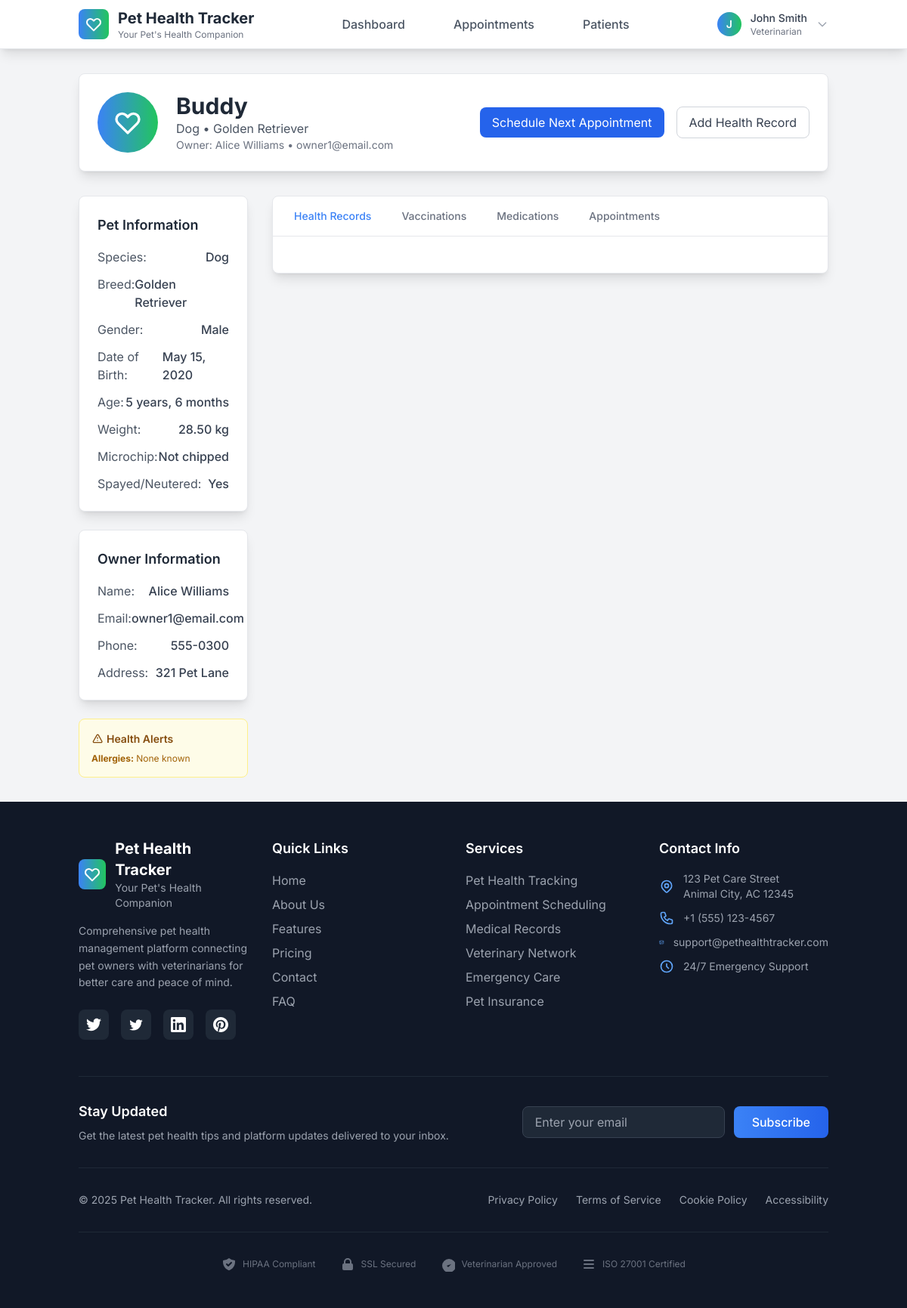
/vet_pet_details.php?pet_id=1 (signed in), run on the app's committed database.
### tables this page shows
CREATE TABLE `pets` (
  `id` INT UNSIGNED NOT NULL AUTO_INCREMENT,
  `owner_id` INT UNSIGNED NOT NULL,
  `name` VARCHAR(100) NOT NULL,
  `species` VARCHAR(50) NOT NULL,
  `breed` VARCHAR(100),
  `gender` ENUM('male','female','unknown') DEFAULT 'unknown',
  `dob` DATE,
  `weight` DECIMAL(5,2),
  `color` VARCHAR(100),
  `microchip_id` VARCHAR(50),
  `is_spayed_neutered` TINYINT(1) DEFAULT 0,
  `allergies` TEXT,
  `medications` TEXT,
  `special_needs` TEXT,
  `notes` TEXT,
  `emergency_contact` VARCHAR(255),
  `emergency_phone` VARCHAR(20),
  `photo_url` VARCHAR(500),
  `is_active` TINYINT(1) DEFAULT 1,
  `created_at` TIMESTAMP NOT NULL DEFAULT CURRENT_TIMESTAMP,
  `updated_at` TIMESTAMP NOT NULL DEFAULT CURRENT_TIMESTAMP ON UPDATE CURRENT_TIMESTAMP,
  PRIMARY KEY (`id`),
  UNIQUE KEY `uq_pets_microchip` (`microchip_id`),
  KEY `idx_pets_owner` (`owner_id`),
  KEY `idx_pets_species` (`species`),
  CONSTRAINT `fk_pets_owner` FOREIGN KEY (`owner_id`) REFERENCES `users` (`id`) ON DELETE CASCADE
);

CREATE TABLE `users` (
  `id` INT UNSIGNED NOT NULL AUTO_INCREMENT,
  `email` VARCHAR(255) NOT NULL,
  `password` VARCHAR(255) NOT NULL,
  `role` ENUM('pet_owner','veterinarian','admin') NOT NULL DEFAULT 'pet_owner',
  `name` VARCHAR(255),
  `first_name` VARCHAR(100) NOT NULL,
  `last_name` VARCHAR(100) NOT NULL,
  `phone` VARCHAR(20),
  `address` TEXT,
  `city` VARCHAR(100),
  `state` VARCHAR(50),
  `zip_code` VARCHAR(10),
  `bio` TEXT,
  `emergency_contact` VARCHAR(255),
  `emergency_phone` VARCHAR(20),
  `is_active` TINYINT(1) NOT NULL DEFAULT 1,
  `email_verified` TINYINT(1) NOT NULL DEFAULT 0,
  `last_login` TIMESTAMP NULL DEFAULT NULL,
  `notification_preferences` JSON NULL,
  `privacy_settings` JSON NULL,
  `deletion_requested` TINYINT(1) NOT NULL DEFAULT 0,
  `deletion_reason` TEXT,
  `deletion_requested_at` TIMESTAMP NULL DEFAULT NULL,
  `created_at` TIMESTAMP NOT NULL DEFAULT CURRENT_TIMESTAMP,
  `updated_at` TIMESTAMP NOT NULL DEFAULT CURRENT_TIMESTAMP ON UPDATE CURRENT_TIMESTAMP,
  PRIMARY KEY (`id`),
  UNIQUE KEY `uq_users_email` (`email`),
  KEY `idx_users_role` (`role`)
);

### vet_pet_details.php (the view, shortened to what this page needs)
<?php
require 'db.php';
$pet_id = $_GET['pet_id'] ?? 0;
$pet_query = "
    SELECT p.*, u.first_name as owner_first_name, u.last_name as owner_last_name,
           u.email as owner_email, u.phone as owner_phone, u.address as owner_address
    FROM pets p
    JOIN users u ON p.owner_id = u.id
    WHERE p.id = ?
";
$pet_stmt = $conn->prepare($pet_query);
$pet_stmt->bind_param("i", $pet_id);
$pet_stmt->execute();
$pet_result = $pet_stmt->get_result();
$pet = $pet_result->fetch_assoc();
?>
<!DOCTYPE html>
<html lang="en">
<head>
    <script src="https://cdn.tailwindcss.com"></script>
    <link href="assets/css/tailwind.css" rel="stylesheet">
</head>
<body class="bg-gray-100 min-h-screen">
    <?php include 'includes/header.php'; ?>
    <div class="container mx-auto px-4 py-8">
        <div class="bg-white rounded-lg shadow-lg border border-gray-200 p-6 mb-8">
            <div class="flex items-center justify-between">
                <div class="flex items-center space-x-6">
                    <div class="w-20 h-20 bg-gradient-to-r from-blue-500 to-green-500 rounded-full flex items-center justify-center">
                        <svg class="w-10 h-10 text-white" fill="none" stroke="currentColor" viewBox="0 0 24 24">
                            <path stroke-linecap="round" stroke-linejoin="round" stroke-width="2" d="M4.318 6.318a4.5 4.5 0 000 6.364L12 20.364l7.682-7.682a4.5 4.5 0 00-6.364-6.364L12 7.636l-1.318-1.318a4.5 4.5 0 00-6.364 0z"></path>
                        </svg>
                    </div>
                    <div>
                        <h1 class="text-3xl font-bold text-gray-800"><?php echo htmlspecialchars($pet['name']); ?></h1>
                        <p class="text-gray-600"><?php echo htmlspecialchars($pet['species']); ?> • <?php echo htmlspecialchars($pet['breed'] ?? 'Mixed'); ?></p>
                        <p class="text-sm text-gray-500">
                            Owner: <?php echo htmlspecialchars($pet['owner_first_name'] . ' ' . $pet['owner_last_name']); ?>
                            • <?php echo htmlspecialchars($pet['owner_email']); ?>
                        </p>
                    </div>
                </div>
                <div class="flex items-center space-x-4">
                    <button id="scheduleAppointmentBtn" class="px-4 py-2 bg-blue-600 text-white rounded-lg hover:bg-blue-700 transition-colors duration-200">
                        Schedule Next Appointment
                    </button>
                    <button onclick="openHealthRecordModal()"
                            class="px-4 py-2 border border-gray-300 text-gray-700 rounded-lg hover:bg-gray-50 transition-colors duration-200">
                        Add Health Record
                    </button>
                </div>
            </div>
        </div>
        <div class="grid lg:grid-cols-4 gap-8">
            <div class="space-y-6">
                <div class="bg-white rounded-lg shadow-lg border border-gray-200 p-6">
                    <h2 class="text-lg font-semibold text-gray-800 mb-4">Pet Information</h2>
                    <div class="space-y-3">
                        <div class="flex justify-between">
                            <span class="text-gray-600">Species:</span>
                            <span class="font-medium"><?php echo htmlspecialchars($pet['species']); ?></span>
                        </div>
                        <div class="flex justify-between">
                            <span class="text-gray-600">Breed:</span>
                            <span class="font-medium"><?php echo htmlspecialchars($pet['breed'] ?? 'Mixed'); ?></span>
                        </div>
                        <div class="flex justify-between">
                            <span class="text-gray-600">Gender:</span>
                            <span class="font-medium"><?php echo ucfirst($pet['gender']); ?></span>
                        </div>
                        <div class="flex justify-between">
                            <span class="text-gray-600">Date of Birth:</span>
                            <span class="font-medium">
                                <?php
                                if ($pet['dob']) {
                                    echo date('M j, Y', strtotime($pet['dob']));
                                } else {
                                    echo 'Unknown';
                                }
                                ?>
                            </span>
                        </div>
                        <div class="flex justify-between">
                            <span class="text-gray-600">Age:</span>
                            <span class="font-medium">
                                <?php
                                if ($pet['dob']) {
                                    $birth = new DateTime($pet['dob']);
                                    $now = new DateTime();
                                    $age = $birth->diff($now);
                                    echo $age->y . ' years, ' . $age->m . ' months';
                                } else {
                                    echo 'Unknown';
                                }
                                ?>
                            </span>
                        </div>
                        <?php if ($pet['weight']): ?>
                        <div class="flex justify-between">
                            <span class="text-gray-600">Weight:</span>
                            <span class="font-medium"><?php echo $pet['weight']; ?> kg</span>
                        </div>
                        <?php endif; ?>
                        <div class="flex justify-between">
                            <span class="text-gray-600">Microchip:</span>
                            <span class="font-medium"><?php echo $pet['microchip_id'] ?: 'Not chipped'; ?></span>
                        </div>
                        <div class="flex justify-between">
                            <span class="text-gray-600">Spayed/Neutered:</span>
                            <span class="font-medium"><?php echo $pet['is_spayed_neutered'] ? 'Yes' : 'No'; ?></span>
                        </div>
                    </div>
                </div>
                <div class="bg-white rounded-lg shadow-lg border border-gray-200 p-6">
                    <h2 class="text-lg font-semibold text-gray-800 mb-4">Owner Information</h2>
                    <div class="space-y-3">
                        <div class="flex justify-between">
                            <span class="text-gray-600">Name:</span>
                            <span class="font-medium"><?php echo htmlspecialchars($pet['owner_first_name'] . ' ' . $pet['owner_last_name']); ?></span>
                        </div>
                        <div class="flex justify-between">
                            <span class="text-gray-600">Email:</span>
                            <span class="font-medium"><?php echo htmlspecialchars($pet['owner_email']); ?></span>
                        </div>
                        <?php if ($pet['owner_phone']): ?>
                        <div class="flex justify-between">
                            <span class="text-gray-600">Phone:</span>
                            <span class="font-medium"><?php echo htmlspecialchars($pet['owner_phone']); ?></span>
                        </div>
                        <?php endif; ?>
                        <?php if ($pet['owner_address']): ?>
                        <div class="flex justify-between">
                            <span class="text-gray-600">Address:</span>
                            <span class="font-medium"><?php echo htmlspecialchars($pet['owner_address']); ?></span>
                        </div>
                        <?php endif; ?>
                    </div>
                </div>
                <?php if ($pet['allergies'] || $pet['special_needs'] || $pet['medications']): ?>
                <div class="bg-yellow-50 border border-yellow-200 rounded-lg p-4">
                    <h3 class="text-sm font-semibold text-yellow-800 mb-2 flex items-center">
                        <svg class="w-4 h-4 mr-1" fill="none" stroke="currentColor" viewBox="0 0 24 24">
                            <path stroke-linecap="round" stroke-linejoin="round" stroke-width="2" d="M12 9v2m0 4h.01m-6.938 4h13.856c1.54 0 2.502-1.667 1.732-2.5L13.732 4c-.77-.833-1.964-.833-2.732 0L3.732 16.5c-.77.833.192 2.5 1.732 2.5z"></path>
                        </svg>
                        Health Alerts
                    </h3>
                    <div class="space-y-2 text-xs text-yellow-700">
                        <?php if ($pet['allergies']): ?>
                            <div><strong>Allergies:</strong> <?php echo htmlspecialchars($pet['allergies']); ?></div>
                        <?php endif; ?>
                    </div>
                </div>
                <?php endif; ?>
            </div>
            <div class="lg:col-span-3">
                <div class="bg-white rounded-lg shadow-lg border border-gray-200">
                    <div class="border-b border-gray-200">
                        <nav class="flex space-x-8 px-6" aria-label="Tabs">
                            <button onclick="showTab('health-records')" id="tab-health-records" class="tab-button active py-4 px-1 border-b-2 border-blue-500 font-medium text-sm text-blue-600">
                                Health Records
                            </button>
                            <button onclick="showTab('vaccinations')" id="tab-vaccinations" class="tab-button py-4 px-1 border-b-2 border-transparent font-medium text-sm text-gray-500 hover:text-gray-700 hover:border-gray-300">
                                Vaccinations
                            </button>
                            <button onclick="showTab('medications')" id="tab-medications" class="tab-button py-4 px-1 border-b-2 border-transparent font-medium text-sm text-gray-500 hover:text-gray-700 hover:border-gray-300">
                                Medications
                            </button>
                            <button onclick="showTab('appointments')" id="tab-appointments" class="tab-button py-4 px-1 border-b-2 border-transparent font-medium text-sm text-gray-500 hover:text-gray-700 hover:border-gray-300">
                                Appointments
                            </button>
                        </nav>
                    </div>
                    <div class="p-6">
                    </div>
                </div>
            </div>
        </div>
    </div>
    <?php include 'includes/footer.php'; ?>
</body>
</html>

### data on the page
pets: name "Buddy", species "Dog", breed "Golden Retriever", owner.last_name "Alice Williams", owner.email "owner1@email.com", gender "Male", dob "May 15, 2020", dob "5", dob "6", weight "28.50", microchip "Not chipped", owner.phone "555-0300", owner.address "321 Pet Lane", allergies "None known"

### other printed values
substr($user_name, 0, 1) "J"
$user_name "John Smith"
str_replace('_', ' ', $user_role) "Veterinarian"
